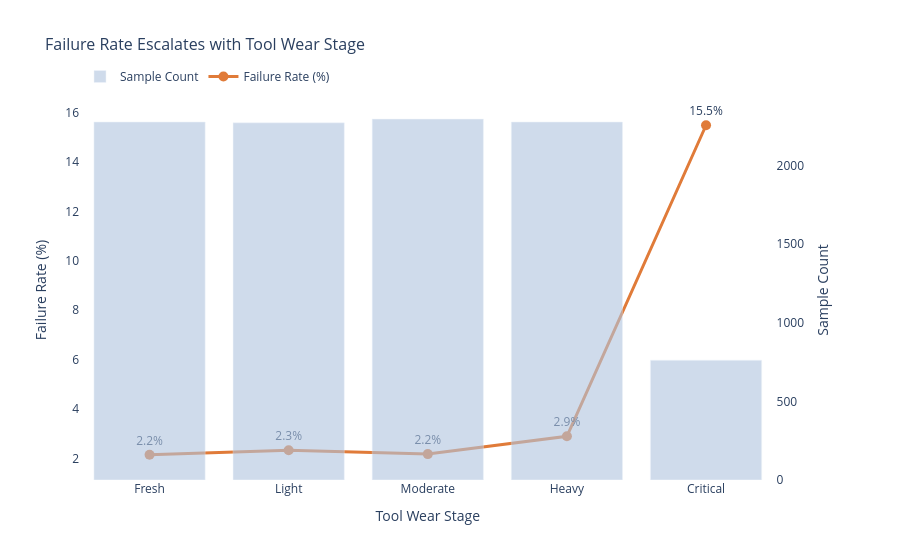

Notebook code for this chart:
### Code cell
# ── CELL 11: Failure Rate vs Tool Wear ──────────────
wear_analysis = df_clean.groupby('wear_bin', observed=True)['machine_failure'].agg(
    failure_rate='mean', count='count'
).reset_index()
wear_analysis['failure_pct'] = wear_analysis['failure_rate'] * 100

fig = make_subplots(specs=[[{"secondary_y": True}]])

fig.add_trace(
    go.Bar(x=wear_analysis['wear_bin'].astype(str),
           y=wear_analysis['count'],
           name='Sample Count', marker_color='#B0C4DE', opacity=0.6),
    secondary_y=True
)
fig.add_trace(
    go.Scatter(x=wear_analysis['wear_bin'].astype(str),
               y=wear_analysis['failure_pct'],
               mode='lines+markers+text', name='Failure Rate (%)',
               line=dict(color='#E07B39', width=3),
               marker=dict(size=10, color='#E07B39'),
               text=wear_analysis['failure_pct'].round(1).astype(str) + '%',
               textposition='top center'),
    secondary_y=False
)

fig.update_layout(
    title='Failure Rate Escalates with Tool Wear Stage',
    title_font_size=16,
    xaxis_title='Tool Wear Stage',
    legend=dict(orientation='h', y=1.1),
    plot_bgcolor='white'
)
fig.update_yaxes(title_text='Failure Rate (%)', secondary_y=False)
fig.update_yaxes(title_text='Sample Count', secondary_y=True)

fig.write_html('../figures/05_failure_vs_wear.html')
fig.write_image('../figures/05_failure_vs_wear.png', scale=2)
fig.show()63.
+6
63+

### Figure 1 — Plotly figure (JSON) as saved in the notebook; plotly's stock layout.template omitted (floating-point values rounded to 4 significant figures)
{"data": [{"marker": {"color": "#B0C4DE"}, "name": "Sample Count", "opacity": 0.6, "type": "bar", "x": ["Fresh", "Light", "Moderate", "Heavy", "Critical"], "xaxis": "x", "y": [2276, 2271, 2295, 2276, 762], "yaxis": "y2"}, {"line": {"color": "#E07B39", "width": 3}, "marker": {"color": "#E07B39", "size": 10}, "mode": "lines+markers+text", "name": "Failure Rate (%)", "text": ["2.2%", "2.3%", "2.2%", "2.9%", "15.5%"], "textposition": "top center", "type": "scatter", "x": ["Fresh", "Light", "Moderate", "Heavy", "Critical"], "xaxis": "x", "y": [2.153, 2.334, 2.179, 2.9, 15.49], "yaxis": "y"}], "layout": {"legend": {"orientation": "h", "y": 1.1}, "plot_bgcolor": "white", "title": {"font": {"size": 16}, "text": "Failure Rate Escalates with Tool Wear Stage"}, "xaxis": {"anchor": "y", "domain": [0, 0.94], "title": {"text": "Tool Wear Stage"}}, "yaxis": {"anchor": "x", "domain": [0, 1], "title": {"text": "Failure Rate (%)"}}, "yaxis2": {"anchor": "x", "overlaying": "y", "side": "right", "title": {"text": "Sample Count"}}}}
